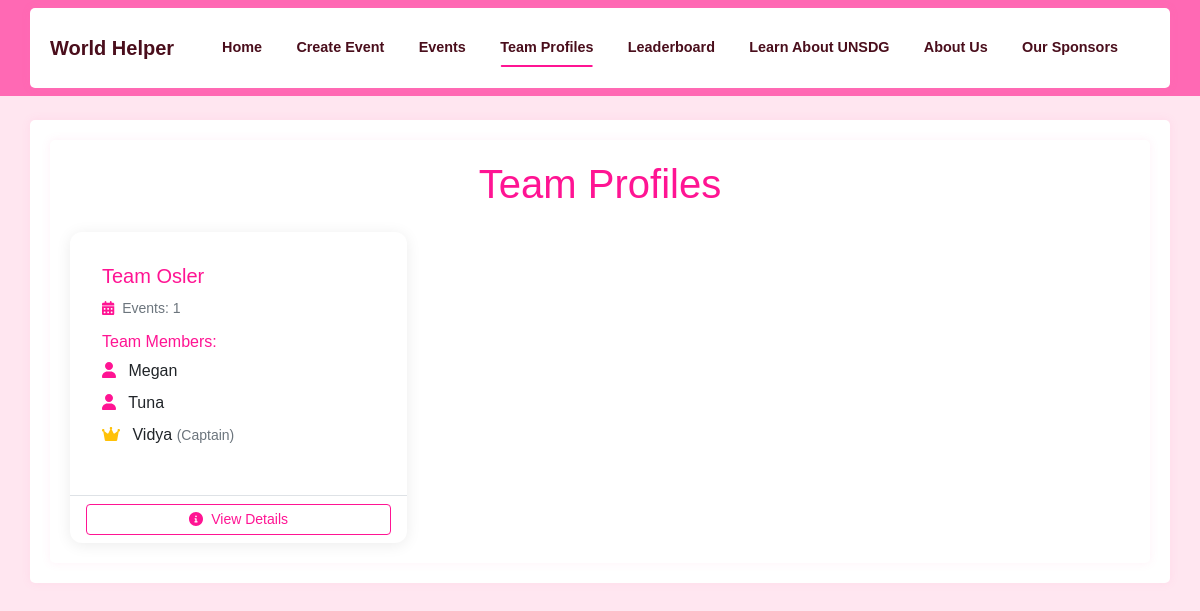
Page /team_profiles on the committed database.
### app/models.py (models this page shows)
class Team(db.Model):
    id = db.Column(db.Integer, primary_key=True)
    team_phrase = db.Column(db.String(100), nullable=False)
    name = db.Column(db.String(64), nullable=False)
    members = db.relationship('TeamMember', backref='team', lazy='dynamic')
    events = db.relationship('Event', backref='team', lazy='dynamic')
    bingo_card = db.relationship('BingoCard', backref='team', uselist=False)

class TeamMember(db.Model):
    id = db.Column(db.Integer, primary_key=True)
    name = db.Column(db.String(64), nullable=False)
    team_id = db.Column(db.Integer, db.ForeignKey('team.id'), nullable=False)
    is_captain = db.Column(db.Boolean, default=False)
    __table_args__ = (
        db.UniqueConstraint('team_id', 'name', name='unique_member_per_team'),
    )

### app/main/routes.py (the view)
@bp.route('/team_profiles')
def team_profiles():
    teams = db.session.query(Team, func.count(Event.id).label('event_count')) \
        .outerjoin(Event) \
        .group_by(Team.id) \
        .order_by(Team.name) \
        .all()
    return render_template('team_profiles.html', teams=teams)

### app/main/routes.py (called while the page is built)
@bp.context_processor
def utility_processor():
    return dict(SDG_DESCRIPTIONS=SDG_DESCRIPTIONS)

### app/templates/team_profiles.html (shortened to what this page needs)
{% extends "base.html" %}
{% block content %}
<div class="container">
    <h1 class="text-center mb-4 theme-pink">Team Profiles</h1>
    <div class="row row-cols-1 row-cols-md-2 row-cols-lg-3 g-4">
        {% for team, event_count in teams %}
        <div class="col">
            <div class="card h-100">
                <div class="card-body">
                    <h5 class="card-title theme-pink">{{ team.name }}</h5>
                    <div class="mb-3">
                        <small class="text-muted">
                            <i class="fas fa-calendar-alt me-1 theme-pink"></i>
                            Events: {{ event_count }}
                        </small>
                    </div>
                    <h6 class="card-subtitle mb-2 theme-pink">Team Members:</h6>
                    <ul class="list-unstyled">
                        {% for member in team.members %}
                        <li class="mb-2">
                            <i class="fas {% if member.is_captain %}fa-crown text-warning{% else %}fa-user text-pink{% endif %} me-2"></i>
                            {{ member.name }}
                            {% if member.is_captain %}
                            <small class="text-muted">(Captain)</small>
                            {% endif %}
                        </li>
                        {% endfor %}
                    </ul>
                </div>
                <div class="card-footer bg-transparent border-top">
                    <a href="{{ url_for('main.team', team_id=team.id) }}"
                       class="btn btn-outline-pink btn-sm w-100">
                        <i class="fas fa-info-circle me-1"></i> View Details
                    </a>
                </div>
            </div>
        </div>
        {% endfor %}
    </div>
</div>
{% endblock %}

### app/static/css/custom.css (style rules this page uses)
:root { --pink-primary: #FF1493; --pink-secondary: #FF69B4; --pink-light: #FFE6F0; --pink-border: #FFCCE6; --pink-hover: #FF1493; --pink-dark: #4a0e1c; }
body { font-family: 'Arial', sans-serif; background-color: var(--pink-light); }
.container { background-color: #ffffff; border-radius: 5px; padding: 20px; box-shadow: 0 0 10px rgba(255, 105, 180, 0.1); }
h1, .world-helper-title { color: var(--pink-primary); margin-bottom: 20px; }
.text-pink { color: var(--pink-primary) !important; }
.btn-outline-pink { color: var(--pink-secondary); border-color: var(--pink-secondary); }
.theme-pink { color: var(--pink-primary); }
.card { border: 2px solid var(--pink-border); border-radius: 12px; box-shadow: 0 4px 6px rgba(0, 0, 0, 0.1); overflow: hidden; }
.card-body { padding: 2rem; }
.card { border: none; box-shadow: 0 2px 15px rgba(0,0,0,0.08); transition: transform 0.2s ease; }
.btn-outline-pink { border-color: var(--pink-primary); color: var(--pink-primary); transition: all 0.3s ease; }

### rows in the picture
Team: name "Team Osler", id "1"
TeamMember: is_captain False (drawn), name "Megan"
TeamMember: is_captain False (drawn), name "Tuna"
TeamMember: is_captain True (drawn), name "Vidya"
